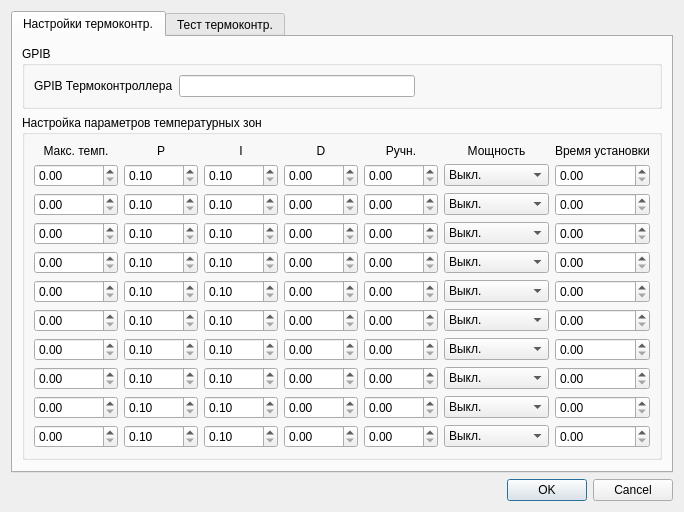
<ui version="4.0" >
 <class>Settings</class>
 <widget class="QDialog" name="Settings" >
  <property name="windowModality" >
   <enum>Qt::ApplicationModal</enum>
  </property>
  <property name="geometry" >
   <rect>
    <x>0</x>
    <y>0</y>
    <width>684</width>
    <height>472</height>
   </rect>
  </property>
  <property name="sizePolicy" >
   <sizepolicy vsizetype="Preferred" hsizetype="Preferred" >
    <horstretch>0</horstretch>
    <verstretch>0</verstretch>
   </sizepolicy>
  </property>
  <property name="windowTitle" >
   <string>Settings</string>
  </property>
  <property name="sizeGripEnabled" >
   <bool>false</bool>
  </property>
  <property name="modal" >
   <bool>true</bool>
  </property>
  <layout class="QVBoxLayout" >
   <item>
    <widget class="QTabWidget" name="tabWidget" >
     <property name="tabShape" >
      <enum>QTabWidget::Rounded</enum>
     </property>
     <property name="currentIndex" >
      <number>0</number>
     </property>
     <widget class="QWidget" name="tbTempCtrl" >
      <attribute name="title" >
       <string>Настройки термоконтр.</string>
      </attribute>
      <layout class="QVBoxLayout" >
       <item>
        <widget class="QGroupBox" name="gbGPIB" >
         <property name="title" >
          <string>GPIB</string>
         </property>
         <layout class="QHBoxLayout" >
          <item>
           <widget class="QLabel" name="lbTempId" >
            <property name="text" >
             <string>GPIB Термоконтроллера</string>
            </property>
           </widget>
          </item>
          <item>
           <widget class="QLineEdit" name="edTempId" />
          </item>
          <item>
           <spacer>
            <property name="orientation" >
             <enum>Qt::Horizontal</enum>
            </property>
            <property name="sizeHint" stdset="0" >
             <size>
              <width>40</width>
              <height>20</height>
             </size>
            </property>
           </spacer>
          </item>
         </layout>
        </widget>
       </item>
       <item>
        <widget class="QGroupBox" name="gbZones" >
         <property name="sizePolicy" >
          <sizepolicy vsizetype="Expanding" hsizetype="Preferred" >
           <horstretch>0</horstretch>
           <verstretch>0</verstretch>
          </sizepolicy>
         </property>
         <property name="title" >
          <string>Настройка параметров температурных зон</string>
         </property>
         <layout class="QGridLayout" >
          <item row="0" column="0" >
           <widget class="QLabel" name="label" >
            <property name="toolTip" >
             <string>Максимальная температура в зоне. Минимальная соответственно - это максимальная предыдущей зоны. Минимум первой зоны - 0 К</string>
            </property>
            <property name="text" >
             <string>Макс. темп.</string>
            </property>
            <property name="alignment" >
             <set>Qt::AlignCenter</set>
            </property>
           </widget>
          </item>
          <item row="0" column="1" >
           <widget class="QLabel" name="label_2" >
            <property name="toolTip" >
             <string>Пропорциональный параметр в управляющем уравнении. ВОзможные значения - от 0.1 до 1000</string>
            </property>
            <property name="text" >
             <string>P</string>
            </property>
            <property name="scaledContents" >
             <bool>false</bool>
            </property>
            <property name="alignment" >
             <set>Qt::AlignCenter</set>
            </property>
           </widget>
          </item>
          <item row="0" column="2" >
           <widget class="QLabel" name="label_3" >
            <property name="toolTip" >
             <string>Интегральный параметр. От 0.1 до 1000</string>
            </property>
            <property name="text" >
             <string>I</string>
            </property>
            <property name="alignment" >
             <set>Qt::AlignCenter</set>
            </property>
           </widget>
          </item>
          <item row="0" column="3" >
           <widget class="QLabel" name="label_4" >
            <property name="toolTip" >
             <string>Дифференциальный параметр. От 0 до 200</string>
            </property>
            <property name="text" >
             <string>D</string>
            </property>
            <property name="alignment" >
             <set>Qt::AlignCenter</set>
            </property>
           </widget>
          </item>
          <item row="0" column="4" >
           <widget class="QLabel" name="label_5" >
            <property name="toolTip" >
             <string>Позволяет вручную задать постоянную мощность нагревателя в данной зоне. От 0 до 100%</string>
            </property>
            <property name="text" >
             <string>Ручн.</string>
            </property>
            <property name="alignment" >
             <set>Qt::AlignCenter</set>
            </property>
           </widget>
          </item>
          <item row="0" column="5" >
           <widget class="QLabel" name="label_6" >
            <property name="toolTip" >
             <string>Диапазон мощности нагревателя.</string>
            </property>
            <property name="text" >
             <string>Мощность</string>
            </property>
            <property name="alignment" >
             <set>Qt::AlignCenter</set>
            </property>
           </widget>
          </item>
          <item row="0" column="6" >
           <widget class="QLabel" name="label_7" >
            <property name="toolTip" >
             <string>Интервал времени установки температуры после завершения протяжки уставки в минутах</string>
            </property>
            <property name="text" >
             <string>Время установки</string>
            </property>
           </widget>
          </item>
          <item row="1" column="0" >
           <widget class="QDoubleSpinBox" name="sbTemp_0" >
            <property name="maximum" >
             <double>10000000000.000000000000000</double>
            </property>
           </widget>
          </item>
          <item row="1" column="1" >
           <widget class="QDoubleSpinBox" name="sbP_0" >
            <property name="minimum" >
             <double>0.100000000000000</double>
            </property>
            <property name="maximum" >
             <double>1000.000000000000000</double>
            </property>
           </widget>
          </item>
          <item row="1" column="2" >
           <widget class="QDoubleSpinBox" name="sbI_0" >
            <property name="minimum" >
             <double>0.100000000000000</double>
            </property>
            <property name="maximum" >
             <double>1000.000000000000000</double>
            </property>
           </widget>
          </item>
          <item row="1" column="3" >
           <widget class="QDoubleSpinBox" name="sbD_0" >
            <property name="maximum" >
             <double>200.000000000000000</double>
            </property>
           </widget>
          </item>
          <item row="1" column="4" >
           <widget class="QDoubleSpinBox" name="sbMout_0" >
            <property name="maximum" >
             <double>100.000000000000000</double>
            </property>
           </widget>
          </item>
          <item row="1" column="5" >
           <widget class="QComboBox" name="cbRange_0" >
            <property name="enabled" >
             <bool>true</bool>
            </property>
            <item>
             <property name="text" >
              <string>Выкл.</string>
             </property>
            </item>
            <item>
             <property name="text" >
              <string>Низк. (0.5 Вт)</string>
             </property>
            </item>
            <item>
             <property name="text" >
              <string>Сред. (5 Вт)</string>
             </property>
            </item>
            <item>
             <property name="text" >
              <string>Выс. (50 Вт)</string>
             </property>
            </item>
           </widget>
          </item>
          <item row="1" column="6" >
           <widget class="QDoubleSpinBox" name="sbTime_0" />
          </item>
          <item row="2" column="0" >
           <widget class="QDoubleSpinBox" name="sbTemp_1" >
            <property name="maximum" >
             <double>10000000000.000000000000000</double>
            </property>
           </widget>
          </item>
          <item row="2" column="1" >
           <widget class="QDoubleSpinBox" name="sbP_1" >
            <property name="minimum" >
             <double>0.100000000000000</double>
            </property>
            <property name="maximum" >
             <double>1000.000000000000000</double>
            </property>
           </widget>
          </item>
          <item row="2" column="2" >
           <widget class="QDoubleSpinBox" name="sbI_1" >
            <property name="minimum" >
             <double>0.100000000000000</double>
            </property>
            <property name="maximum" >
             <double>1000.000000000000000</double>
            </property>
           </widget>
          </item>
          <item row="2" column="3" >
           <widget class="QDoubleSpinBox" name="sbD_1" >
            <property name="maximum" >
             <double>200.000000000000000</double>
            </property>
           </widget>
          </item>
          <item row="2" column="4" >
           <widget class="QDoubleSpinBox" name="sbMout_1" >
            <property name="maximum" >
             <double>100.000000000000000</double>
            </property>
           </widget>
          </item>
          <item row="2" column="5" >
           <widget class="QComboBox" name="cbRange_1" >
            <property name="enabled" >
             <bool>true</bool>
            </property>
            <item>
             <property name="text" >
              <string>Выкл.</string>
             </property>
            </item>
            <item>
             <property name="text" >
              <string>Низк. (0.5 Вт)</string>
             </property>
            </item>
            <item>
             <property name="text" >
              <string>Сред. (5 Вт)</string>
             </property>
            </item>
            <item>
             <property name="text" >
              <string>Выс. (50 Вт)</string>
             </property>
            </item>
           </widget>
          </item>
          <item row="2" column="6" >
           <widget class="QDoubleSpinBox" name="sbTime_1" />
          </item>
          <item row="3" column="0" >
           <widget class="QDoubleSpinBox" name="sbTemp_2" >
            <property name="maximum" >
             <double>10000000000.000000000000000</double>
            </property>
           </widget>
          </item>
          <item row="3" column="1" >
           <widget class="QDoubleSpinBox" name="sbP_2" >
            <property name="minimum" >
             <double>0.100000000000000</double>
            </property>
            <property name="maximum" >
             <double>1000.000000000000000</double>
            </property>
           </widget>
          </item>
          <item row="3" column="2" >
           <widget class="QDoubleSpinBox" name="sbI_2" >
            <property name="minimum" >
             <double>0.100000000000000</double>
            </property>
            <property name="maximum" >
             <double>1000.000000000000000</double>
            </property>
           </widget>
          </item>
          <item row="3" column="3" >
           <widget class="QDoubleSpinBox" name="sbD_2" >
            <property name="maximum" >
             <double>200.000000000000000</double>
            </property>
           </widget>
          </item>
          <item row="3" column="4" >
           <widget class="QDoubleSpinBox" name="sbMout_2" >
            <property name="maximum" >
             <double>100.000000000000000</double>
            </property>
           </widget>
          </item>
          <item row="3" column="5" >
           <widget class="QComboBox" name="cbRange_2" >
            <property name="enabled" >
             <bool>true</bool>
            </property>
            <item>
             <property name="text" >
              <string>Выкл.</string>
             </property>
            </item>
            <item>
             <property name="text" >
              <string>Низк. (0.5 Вт)</string>
             </property>
            </item>
            <item>
             <property name="text" >
              <string>Сред. (5 Вт)</string>
             </property>
            </item>
            <item>
             <property name="text" >
              <string>Выс. (50 Вт)</string>
             </property>
            </item>
           </widget>
          </item>
          <item row="3" column="6" >
           <widget class="QDoubleSpinBox" name="sbTime_2" />
          </item>
          <item row="4" column="0" >
           <widget class="QDoubleSpinBox" name="sbTemp_3" >
            <property name="maximum" >
             <double>10000000000.000000000000000</double>
            </property>
           </widget>
          </item>
          <item row="4" column="1" >
           <widget class="QDoubleSpinBox" name="sbP_3" >
            <property name="minimum" >
             <double>0.100000000000000</double>
            </property>
            <property name="maximum" >
             <double>1000.000000000000000</double>
            </property>
           </widget>
          </item>
          <item row="4" column="2" >
           <widget class="QDoubleSpinBox" name="sbI_3" >
            <property name="minimum" >
             <double>0.100000000000000</double>
            </property>
            <property name="maximum" >
             <double>1000.000000000000000</double>
            </property>
           </widget>
          </item>
          <item row="4" column="3" >
           <widget class="QDoubleSpinBox" name="sbD_3" >
            <property name="maximum" >
             <double>200.000000000000000</double>
            </property>
           </widget>
          </item>
          <item row="4" column="4" >
           <widget class="QDoubleSpinBox" name="sbMout_3" >
            <property name="maximum" >
             <double>100.000000000000000</double>
            </property>
           </widget>
          </item>
          <item row="4" column="5" >
           <widget class="QComboBox" name="cbRange_3" >
            <property name="enabled" >
             <bool>true</bool>
            </property>
            <item>
             <property name="text" >
              <string>Выкл.</string>
             </property>
            </item>
            <item>
             <property name="text" >
              <string>Низк. (0.5 Вт)</string>
             </property>
            </item>
            <item>
             <property name="text" >
              <string>Сред. (5 Вт)</string>
             </property>
            </item>
            <item>
             <property name="text" >
              <string>Выс. (50 Вт)</string>
             </property>
            </item>
           </widget>
          </item>
          <item row="4" column="6" >
           <widget class="QDoubleSpinBox" name="sbTime_3" />
          </item>
          <item row="5" column="0" >
           <widget class="QDoubleSpinBox" name="sbTemp_4" >
            <property name="maximum" >
             <double>10000000000.000000000000000</double>
            </property>
           </widget>
          </item>
          <item row="5" column="1" >
           <widget class="QDoubleSpinBox" name="sbP_4" >
            <property name="minimum" >
             <double>0.100000000000000</double>
            </property>
            <property name="maximum" >
             <double>1000.000000000000000</double>
            </property>
           </widget>
          </item>
          <item row="5" column="2" >
           <widget class="QDoubleSpinBox" name="sbI_4" >
            <property name="minimum" >
             <double>0.100000000000000</double>
            </property>
            <property name="maximum" >
             <double>1000.000000000000000</double>
            </property>
           </widget>
          </item>
          <item row="5" column="3" >
           <widget class="QDoubleSpinBox" name="sbD_4" >
            <property name="maximum" >
             <double>200.000000000000000</double>
            </property>
           </widget>
          </item>
          <item row="5" column="4" >
           <widget class="QDoubleSpinBox" name="sbMout_4" >
            <property name="maximum" >
             <double>100.000000000000000</double>
            </property>
           </widget>
          </item>
          <item row="5" column="5" >
           <widget class="QComboBox" name="cbRange_4" >
            <property name="enabled" >
             <bool>true</bool>
            </property>
            <item>
             <property name="text" >
              <string>Выкл.</string>
             </property>
            </item>
            <item>
             <property name="text" >
              <string>Низк. (0.5 Вт)</string>
             </property>
            </item>
            <item>
             <property name="text" >
              <string>Сред. (5 Вт)</string>
             </property>
            </item>
            <item>
             <property name="text" >
              <string>Выс. (50 Вт)</string>
             </property>
            </item>
           </widget>
          </item>
          <item row="5" column="6" >
           <widget class="QDoubleSpinBox" name="sbTime_4" />
          </item>
          <item row="6" column="0" >
           <widget class="QDoubleSpinBox" name="sbTemp_5" >
            <property name="maximum" >
             <double>10000000000.000000000000000</double>
            </property>
           </widget>
          </item>
          <item row="6" column="1" >
           <widget class="QDoubleSpinBox" name="sbP_5" >
            <property name="minimum" >
             <double>0.100000000000000</double>
            </property>
            <property name="maximum" >
             <double>1000.000000000000000</double>
            </property>
           </widget>
          </item>
          <item row="6" column="2" >
           <widget class="QDoubleSpinBox" name="sbI_5" >
            <property name="minimum" >
             <double>0.100000000000000</double>
            </property>
            <property name="maximum" >
             <double>1000.000000000000000</double>
            </property>
           </widget>
          </item>
          <item row="6" column="3" >
           <widget class="QDoubleSpinBox" name="sbD_5" >
            <property name="maximum" >
             <double>200.000000000000000</double>
            </property>
           </widget>
          </item>
          <item row="6" column="4" >
           <widget class="QDoubleSpinBox" name="sbMout_5" >
            <property name="maximum" >
             <double>100.000000000000000</double>
            </property>
           </widget>
          </item>
          <item row="6" column="5" >
           <widget class="QComboBox" name="cbRange_5" >
            <property name="enabled" >
             <bool>true</bool>
            </property>
            <item>
             <property name="text" >
              <string>Выкл.</string>
             </property>
            </item>
            <item>
             <property name="text" >
              <string>Низк. (0.5 Вт)</string>
             </property>
            </item>
            <item>
             <property name="text" >
              <string>Сред. (5 Вт)</string>
             </property>
            </item>
            <item>
             <property name="text" >
              <string>Выс. (50 Вт)</string>
             </property>
            </item>
           </widget>
          </item>
          <item row="6" column="6" >
           <widget class="QDoubleSpinBox" name="sbTime_5" />
          </item>
          <item row="7" column="0" >
           <widget class="QDoubleSpinBox" name="sbTemp_6" >
            <property name="maximum" >
             <double>10000000000.000000000000000</double>
            </property>
           </widget>
          </item>
          <item row="7" column="1" >
           <widget class="QDoubleSpinBox" name="sbP_6" >
            <property name="minimum" >
             <double>0.100000000000000</double>
            </property>
            <property name="maximum" >
             <double>1000.000000000000000</double>
            </property>
           </widget>
          </item>
          <item row="7" column="2" >
           <widget class="QDoubleSpinBox" name="sbI_6" >
            <property name="minimum" >
             <double>0.100000000000000</double>
            </property>
            <property name="maximum" >
             <double>1000.000000000000000</double>
            </property>
           </widget>
          </item>
          <item row="7" column="3" >
           <widget class="QDoubleSpinBox" name="sbD_6" >
            <property name="maximum" >
             <double>200.000000000000000</double>
            </property>
           </widget>
          </item>
          <item row="7" column="4" >
           <widget class="QDoubleSpinBox" name="sbMout_6" >
            <property name="maximum" >
             <double>100.000000000000000</double>
            </property>
           </widget>
          </item>
          <item row="7" column="5" >
           <widget class="QComboBox" name="cbRange_6" >
            <property name="enabled" >
             <bool>true</bool>
            </property>
            <item>
             <property name="text" >
              <string>Выкл.</string>
             </property>
            </item>
            <item>
             <property name="text" >
              <string>Низк. (0.5 Вт)</string>
             </property>
            </item>
            <item>
             <property name="text" >
              <string>Сред. (5 Вт)</string>
             </property>
            </item>
            <item>
             <property name="text" >
              <string>Выс. (50 Вт)</string>
             </property>
            </item>
           </widget>
          </item>
          <item row="7" column="6" >
           <widget class="QDoubleSpinBox" name="sbTime_6" />
          </item>
          <item row="8" column="0" >
           <widget class="QDoubleSpinBox" name="sbTemp_7" >
            <property name="maximum" >
             <double>10000000000.000000000000000</double>
            </property>
           </widget>
          </item>
          <item row="8" column="1" >
           <widget class="QDoubleSpinBox" name="sbP_7" >
            <property name="minimum" >
             <double>0.100000000000000</double>
            </property>
            <property name="maximum" >
             <double>1000.000000000000000</double>
            </property>
           </widget>
          </item>
          <item row="8" column="2" >
           <widget class="QDoubleSpinBox" name="sbI_7" >
            <property name="minimum" >
             <double>0.100000000000000</double>
            </property>
            <property name="maximum" >
             <double>1000.000000000000000</double>
            </property>
           </widget>
          </item>
          <item row="8" column="3" >
           <widget class="QDoubleSpinBox" name="sbD_7" >
            <property name="maximum" >
             <double>200.000000000000000</double>
            </property>
           </widget>
          </item>
          <item row="8" column="4" >
           <widget class="QDoubleSpinBox" name="sbMout_7" >
            <property name="maximum" >
             <double>100.000000000000000</double>
            </property>
           </widget>
          </item>
          <item row="8" column="5" >
           <widget class="QComboBox" name="cbRange_7" >
            <property name="enabled" >
             <bool>true</bool>
            </property>
            <item>
             <property name="text" >
              <string>Выкл.</string>
             </property>
            </item>
            <item>
             <property name="text" >
              <string>Низк. (0.5 Вт)</string>
             </property>
            </item>
            <item>
             <property name="text" >
              <string>Сред. (5 Вт)</string>
             </property>
            </item>
            <item>
             <property name="text" >
              <string>Выс. (50 Вт)</string>
             </property>
            </item>
           </widget>
          </item>
          <item row="8" column="6" >
           <widget class="QDoubleSpinBox" name="sbTime_7" />
          </item>
          <item row="9" column="0" >
           <widget class="QDoubleSpinBox" name="sbTemp_8" >
            <property name="maximum" >
             <double>10000000000.000000000000000</double>
            </property>
           </widget>
          </item>
          <item row="9" column="1" >
           <widget class="QDoubleSpinBox" name="sbP_8" >
            <property name="minimum" >
             <double>0.100000000000000</double>
            </property>
            <property name="maximum" >
             <double>1000.000000000000000</double>
            </property>
           </widget>
          </item>
          <item row="9" column="2" >
           <widget class="QDoubleSpinBox" name="sbI_8" >
            <property name="minimum" >
             <double>0.100000000000000</double>
            </property>
            <property name="maximum" >
             <double>1000.000000000000000</double>
            </property>
           </widget>
          </item>
          <item row="9" column="3" >
           <widget class="QDoubleSpinBox" name="sbD_8" >
            <property name="maximum" >
             <double>200.000000000000000</double>
            </property>
           </widget>
          </item>
          <item row="9" column="4" >
           <widget class="QDoubleSpinBox" name="sbMout_8" >
            <property name="maximum" >
             <double>100.000000000000000</double>
            </property>
           </widget>
          </item>
          <item row="9" column="5" >
           <widget class="QComboBox" name="cbRange_8" >
            <property name="enabled" >
             <bool>true</bool>
            </property>
            <item>
             <property name="text" >
              <string>Выкл.</string>
             </property>
            </item>
            <item>
             <property name="text" >
              <string>Низк. (0.5 Вт)</string>
             </property>
            </item>
            <item>
             <property name="text" >
              <string>Сред. (5 Вт)</string>
             </property>
            </item>
            <item>
             <property name="text" >
              <string>Выс. (50 Вт)</string>
             </property>
            </item>
           </widget>
          </item>
          <item row="9" column="6" >
           <widget class="QDoubleSpinBox" name="sbTime_8" />
          </item>
          <item row="10" column="0" >
           <widget class="QDoubleSpinBox" name="sbTemp_9" >
            <property name="maximum" >
             <double>10000000000.000000000000000</double>
            </property>
           </widget>
          </item>
          <item row="10" column="1" >
           <widget class="QDoubleSpinBox" name="sbP_9" >
            <property name="minimum" >
             <double>0.100000000000000</double>
            </property>
            <property name="maximum" >
             <double>1000.000000000000000</double>
            </property>
           </widget>
          </item>
          <item row="10" column="2" >
           <widget class="QDoubleSpinBox" name="sbI_9" >
            <property name="minimum" >
             <double>0.100000000000000</double>
            </property>
            <property name="maximum" >
             <double>1000.000000000000000</double>
            </property>
           </widget>
          </item>
          <item row="10" column="3" >
           <widget class="QDoubleSpinBox" name="sbD_9" >
            <property name="maximum" >
             <double>200.000000000000000</double>
            </property>
           </widget>
          </item>
          <item row="10" column="4" >
           <widget class="QDoubleSpinBox" name="sbMout_9" >
            <property name="maximum" >
             <double>100.000000000000000</double>
            </property>
           </widget>
          </item>
          <item row="10" column="5" >
           <widget class="QComboBox" name="cbRange_9" >
            <property name="enabled" >
             <bool>true</bool>
            </property>
            <item>
             <property name="text" >
              <string>Выкл.</string>
             </property>
            </item>
            <item>
             <property name="text" >
              <string>Низк. (0.5 Вт)</string>
             </property>
            </item>
            <item>
             <property name="text" >
              <string>Сред. (5 Вт)</string>
             </property>
            </item>
            <item>
             <property name="text" >
              <string>Выс. (50 Вт)</string>
             </property>
            </item>
           </widget>
          </item>
          <item row="10" column="6" >
           <widget class="QDoubleSpinBox" name="sbTime_9" />
          </item>
         </layout>
        </widget>
       </item>
       <item>
        <spacer>
         <property name="orientation" >
          <enum>Qt::Vertical</enum>
         </property>
         <property name="sizeHint" stdset="0" >
          <size>
           <width>20</width>
           <height>40</height>
          </size>
         </property>
        </spacer>
       </item>
      </layout>
     </widget>
     <widget class="QWidget" name="tbTempTest" >
      <attribute name="title" >
       <string>Тест термоконтр.</string>
      </attribute>
      <layout class="QGridLayout" >
       <item row="0" column="0" >
        <layout class="QHBoxLayout" >
         <item>
          <widget class="QLabel" name="lbT_test" >
           <property name="text" >
            <string>Текущая Т.</string>
           </property>
          </widget>
         </item>
         <item>
          <widget class="QLCDNumber" name="nlT_test" >
           <property name="sizePolicy" >
            <sizepolicy vsizetype="Fixed" hsizetype="Minimum" >
             <horstretch>0</horstretch>
             <verstretch>0</verstretch>
            </sizepolicy>
           </property>
           <property name="frameShape" >
            <enum>QFrame::NoFrame</enum>
           </property>
           <property name="frameShadow" >
            <enum>QFrame::Plain</enum>
           </property>
           <property name="midLineWidth" >
            <number>1</number>
           </property>
           <property name="smallDecimalPoint" >
            <bool>true</bool>
           </property>
           <property name="segmentStyle" >
            <enum>QLCDNumber::Flat</enum>
           </property>
          </widget>
         </item>
        </layout>
       </item>
       <item rowspan="12" row="0" column="1" >
        <widget class="QGraphicsView" name="gvGraph" />
       </item>
       <item row="1" column="0" >
        <layout class="QHBoxLayout" >
         <item>
          <widget class="QLabel" name="lbNewT_test" >
           <property name="text" >
            <string>Новая Т.</string>
           </property>
          </widget>
         </item>
         <item>
          <widget class="QDoubleSpinBox" name="sbNewT_test" >
           <property name="maximum" >
            <double>100000.000000000000000</double>
           </property>
          </widget>
         </item>
        </layout>
       </item>
       <item row="2" column="0" >
        <layout class="QHBoxLayout" >
         <item>
          <widget class="QLabel" name="lbP_test" >
           <property name="text" >
            <string>P</string>
           </property>
           <property name="alignment" >
            <set>Qt::AlignCenter</set>
           </property>
          </widget>
         </item>
         <item>
          <widget class="QDoubleSpinBox" name="sbP_test" >
           <property name="minimum" >
            <double>0.100000000000000</double>
           </property>
           <property name="maximum" >
            <double>1000.000000000000000</double>
           </property>
          </widget>
         </item>
        </layout>
       </item>
       <item row="3" column="0" >
        <layout class="QHBoxLayout" >
         <item>
          <widget class="QLabel" name="lbI_test" >
           <property name="text" >
            <string>I</string>
           </property>
           <property name="alignment" >
            <set>Qt::AlignCenter</set>
           </property>
          </widget>
         </item>
         <item>
          <widget class="QDoubleSpinBox" name="sbI_test" >
           <property name="minimum" >
            <double>0.100000000000000</double>
           </property>
           <property name="maximum" >
            <double>1000.000000000000000</double>
           </property>
          </widget>
         </item>
        </layout>
       </item>
       <item row="4" column="0" >
        <layout class="QHBoxLayout" >
         <item>
          <widget class="QLabel" name="lbD_test" >
           <property name="sizePolicy" >
            <sizepolicy vsizetype="Preferred" hsizetype="Preferred" >
             <horstretch>0</horstretch>
             <verstretch>0</verstretch>
            </sizepolicy>
           </property>
           <property name="text" >
            <string>D</string>
           </property>
           <property name="alignment" >
            <set>Qt::AlignCenter</set>
           </property>
          </widget>
         </item>
         <item>
          <widget class="QDoubleSpinBox" name="sbD_test" >
           <property name="maximum" >
            <double>200.000000000000000</double>
           </property>
          </widget>
         </item>
        </layout>
       </item>
       <item row="5" column="0" >
        <layout class="QHBoxLayout" >
         <item>
          <widget class="QLabel" name="lbMout_test" >
           <property name="sizePolicy" >
            <sizepolicy vsizetype="Preferred" hsizetype="Preferred" >
             <horstretch>0</horstretch>
             <verstretch>0</verstretch>
            </sizepolicy>
           </property>
           <property name="text" >
            <string>Ручн.</string>
           </property>
           <property name="alignment" >
            <set>Qt::AlignCenter</set>
           </property>
          </widget>
         </item>
         <item>
          <widget class="QDoubleSpinBox" name="sbMout_test" >
           <property name="maximum" >
            <double>100.000000000000000</double>
           </property>
          </widget>
         </item>
        </layout>
       </item>
       <item row="6" column="0" >
        <layout class="QHBoxLayout" >
         <item>
          <widget class="QLabel" name="lbRange_test" >
           <property name="text" >
            <string>Мощн.</string>
           </property>
           <property name="alignment" >
            <set>Qt::AlignCenter</set>
           </property>
          </widget>
         </item>
         <item>
          <widget class="QComboBox" name="cbRange_test" >
           <property name="enabled" >
            <bool>true</bool>
           </property>
           <item>
            <property name="text" >
             <string>Выкл.</string>
            </property>
           </item>
           <item>
            <property name="text" >
             <string>Низк. (0.5 Вт)</string>
            </property>
           </item>
           <item>
            <property name="text" >
             <string>Сред. (5 Вт)</string>
            </property>
           </item>
           <item>
            <property name="text" >
             <string>Выс. (50 Вт)</string>
            </property>
           </item>
          </widget>
         </item>
        </layout>
       </item>
       <item row="7" column="0" >
        <layout class="QHBoxLayout" >
         <item>
          <widget class="QLabel" name="lbt_test" >
           <property name="text" >
            <string>Время (мин)</string>
           </property>
          </widget>
         </item>
         <item>
          <widget class="QDoubleSpinBox" name="sbt_test" >
           <property name="minimum" >
            <double>0.010000000000000</double>
           </property>
           <property name="maximum" >
            <double>3600.000000000000000</double>
           </property>
           <property name="value" >
            <double>5.000000000000000</double>
           </property>
          </widget>
         </item>
        </layout>
       </item>
       <item row="8" column="0" >
        <layout class="QHBoxLayout" >
         <item>
          <widget class="QLabel" name="lbRamp" >
           <property name="text" >
            <string>Протяжка</string>
           </property>
          </widget>
         </item>
         <item>
          <widget class="QDoubleSpinBox" name="sbRamp" >
           <property name="maximum" >
            <double>100.000000000000000</double>
           </property>
          </widget>
         </item>
        </layout>
       </item>
       <item row="9" column="0" >
        <widget class="QPushButton" name="btTest" >
         <property name="text" >
          <string>Тест</string>
         </property>
        </widget>
       </item>
       <item row="10" column="0" >
        <widget class="QPushButton" name="btStopTest" >
         <property name="enabled" >
          <bool>false</bool>
         </property>
         <property name="text" >
          <string>Стоп</string>
         </property>
        </widget>
       </item>
       <item row="11" column="0" >
        <spacer>
         <property name="orientation" >
          <enum>Qt::Vertical</enum>
         </property>
         <property name="sizeHint" stdset="0" >
          <size>
           <width>20</width>
           <height>40</height>
          </size>
         </property>
        </spacer>
       </item>
      </layout>
     </widget>
    </widget>
   </item>
   <item>
    <widget class="QDialogButtonBox" name="buttonBox" >
     <property name="orientation" >
      <enum>Qt::Horizontal</enum>
     </property>
     <property name="standardButtons" >
      <set>QDialogButtonBox::Cancel|QDialogButtonBox::Ok</set>
     </property>
    </widget>
   </item>
  </layout>
 </widget>
 <resources/>
 <connections>
  <connection>
   <sender>buttonBox</sender>
   <signal>accepted()</signal>
   <receiver>Settings</receiver>
   <slot>accept()</slot>
   <hints>
    <hint type="sourcelabel" >
     <x>248</x>
     <y>254</y>
    </hint>
    <hint type="destinationlabel" >
     <x>157</x>
     <y>274</y>
    </hint>
   </hints>
  </connection>
  <connection>
   <sender>buttonBox</sender>
   <signal>rejected()</signal>
   <receiver>Settings</receiver>
   <slot>reject()</slot>
   <hints>
    <hint type="sourcelabel" >
     <x>316</x>
     <y>260</y>
    </hint>
    <hint type="destinationlabel" >
     <x>286</x>
     <y>274</y>
    </hint>
   </hints>
  </connection>
 </connections>
</ui>
